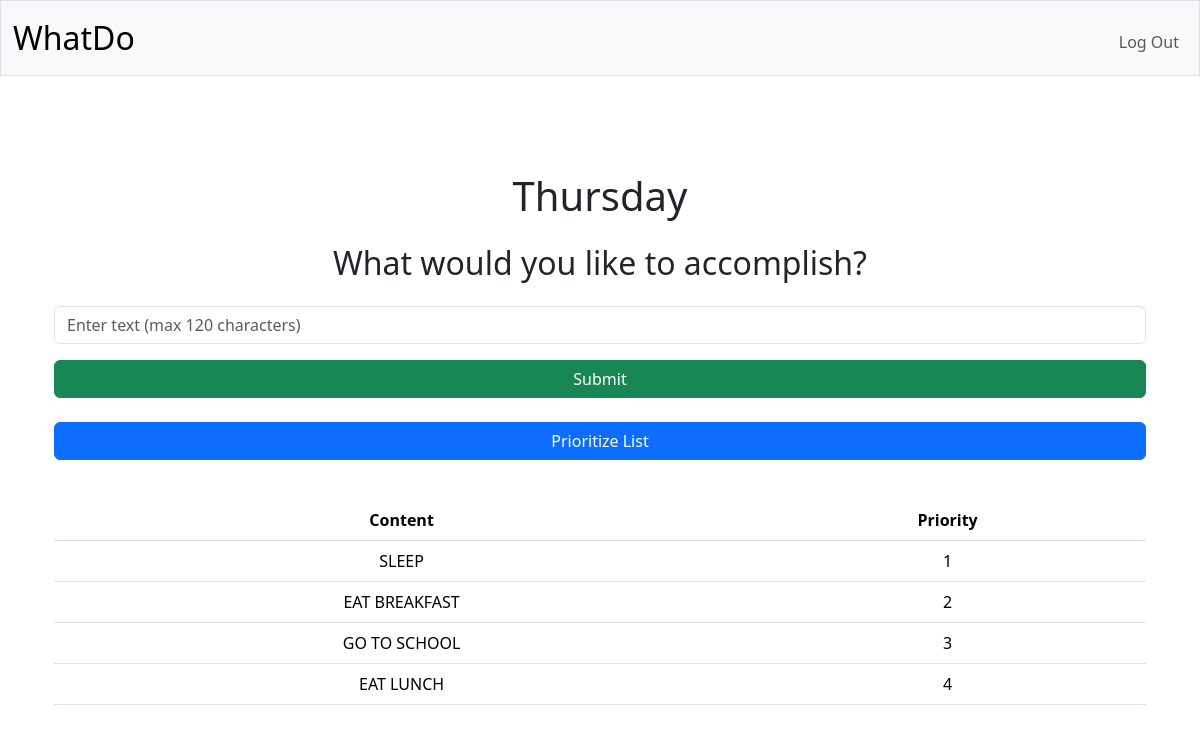
Screenshot of /event/72 (signed in) with the database file from the repository.
### tables this page shows
CREATE TABLE events (
    id INTEGER PRIMARY KEY AUTOINCREMENT NOT NULL,
    name TEXT NOT NULL,
    prompt_g TEXT,
    prompt_y TEXT,
    prompt_x TEXT,
    timestamp DATETIME DEFAULT CURRENT_TIMESTAMP
);

CREATE TABLE cards (
    id INTEGER PRIMARY KEY AUTOINCREMENT NOT NULL,
    event_id INTEGER,
    user_id INTEGER,
    content TEXT,
    priority_y INTEGER,
    priority_x INTEGER,
    FOREIGN KEY(event_id) REFERENCES events(id),
    FOREIGN KEY(user_id) REFERENCES users(id)
);

### app.py (the view)
@app.route("/event/<int:event_id>")
@login_required
def event(event_id):
    event = db.execute("SELECT * FROM events WHERE id = ?", event_id)
    if not event:
        return apology("Event not found", 404)
    user_event = db.execute("SELECT event_id FROM user_events WHERE user_id = ? AND event_id = ?", session["user_id"],
                            event_id)
    if not user_event:
        return apology("Access denied. You do not have permission for this event", 403)
    cards = db.execute("SELECT * FROM cards WHERE event_id = ? ORDER BY priority_y", event_id)
    return render_template("event.html", event_id=event_id, cards=cards, prompt_g=event[0]["prompt_g"], event_name=event[0]["name"])

### app.py (called while the page is built)
@app.after_request
def after_request(response):
    response.headers["Cache-Control"] = "no-cache, no-store, must-revalidate"
    response.headers["Expires"] = 0
    response.headers["Pragma"] = "no-cache"
    return response

### helpers.py (called while the page is built)
def login_required(f):
    @wraps(f)
    def decorated_function(*args, **kwargs):
        if session.get("user_id") is None:
            return redirect("/login")
        return f(*args, **kwargs)
    return decorated_function

### templates/event.html (shortened to what this page needs)
{% extends "layout.html" %}
{% block main %}
<div class="container mt-5">
    {% set event_url = "/view_event/" ~ event_id %}
    <h1 id="event_name" class="text-left mb-4">{{ event_name }}</h1>
    <h2 id="prompt_g" class="text-center mb-4">{{ prompt_g }}</h2>
    <form id="event-form" action="/create_card" method="post" class="mb-4">
        <div class="mb-3">
            <input type="text" name="content" class="form-control" placeholder="Enter text (max 120 characters)" maxlength="120" required autofocus>
        </div>
        <button type="submit" class="btn btn-success w-100">Submit</button>
    </form>
    <button id="start-ranking" class="btn btn-primary w-100 mb-3" onclick="startRanking();showOnlyComparison()">Prioritize List</button>
    <table class="table mt-4" id="cards-list">
        <thead>
        <tr>
            <th scope="col">Content</th>
            <th scope="col">Priority</th>
        </tr>
        </thead>
        <tbody>
        {% for card in cards %}
        <tr>
            <td>{{ card.content }}</td>
            <td>{{ card.priority_y }}</td>
        </tr>
        {% endfor %}
        </tbody>
    </table>
</div>
{% endblock %}

### static/styles.css (style rules this page uses)
td { text-transform: uppercase; }

### rows the page displays
events: name "Thursday", prompt_g "What would you like to accomplish?"
cards: content "SLEEP", priority_y "1"
cards: content "EAT BREAKFAST", priority_y "2"
cards: content "GO TO SCHOOL", priority_y "3"
cards: content "EAT LUNCH", priority_y "4"
